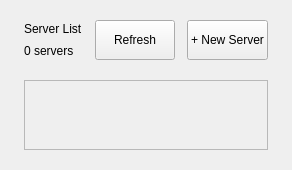
<?xml version="1.0" encoding="UTF-8"?>
<ui version="4.0">
 <class>ServerListPanel</class>
 <widget class="QWidget" name="ServerListPanel">
  <layout class="QVBoxLayout" name="rootLayout">
   <property name="spacing"><number>0</number></property>
   <property name="leftMargin"><number>24</number></property>
   <property name="topMargin"><number>20</number></property>
   <property name="rightMargin"><number>24</number></property>
   <property name="bottomMargin"><number>20</number></property>
   <item>
    <!-- Header: title + buttons -->
    <layout class="QHBoxLayout" name="headerLayout">
     <property name="spacing"><number>12</number></property>
     <item>
      <layout class="QVBoxLayout" name="titleBox">
       <property name="spacing"><number>4</number></property>
       <item>
        <widget class="QLabel" name="title">
         <property name="text"><string>Server List</string></property>
        </widget>
       </item>
       <item>
        <widget class="QLabel" name="countLabel">
         <property name="text"><string>0 servers</string></property>
        </widget>
       </item>
      </layout>
     </item>
     <item>
      <widget class="QPushButton" name="refreshBtn">
       <property name="text"><string>Refresh</string></property>
       <property name="minimumSize"><size><width>0</width><height>40</height></size></property>
       <property name="toolTip"><string>Refresh list</string></property>
      </widget>
     </item>
     <item>
      <widget class="QPushButton" name="createBtn">
       <property name="text"><string>+ New Server</string></property>
       <property name="minimumSize"><size><width>0</width><height>40</height></size></property>
      </widget>
     </item>
    </layout>
   </item>
   <item><spacer name="headerSpacer"><property name="orientation"><enum>Qt::Vertical</enum></property><property name="sizeType"><enum>QSizePolicy::Fixed</enum></property><property name="sizeHint"><size><width>0</width><height>20</height></size></property></spacer></item>
   <item>
    <!-- Scroll area for server cards -->
    <widget class="QScrollArea" name="scrollArea">
     <property name="widgetResizable"><bool>true</bool></property>
     <property name="horizontalScrollBarPolicy"><enum>Qt::ScrollBarAlwaysOff</enum></property>
     <widget class="QWidget" name="gridContainer">
      <layout class="QVBoxLayout" name="gridLayout">
       <property name="spacing"><number>12</number></property>
       <property name="leftMargin"><number>0</number></property>
       <property name="topMargin"><number>0</number></property>
       <property name="rightMargin"><number>0</number></property>
       <property name="bottomMargin"><number>0</number></property>
      </layout>
     </widget>
    </widget>
   </item>
  </layout>
 </widget>
</ui>
